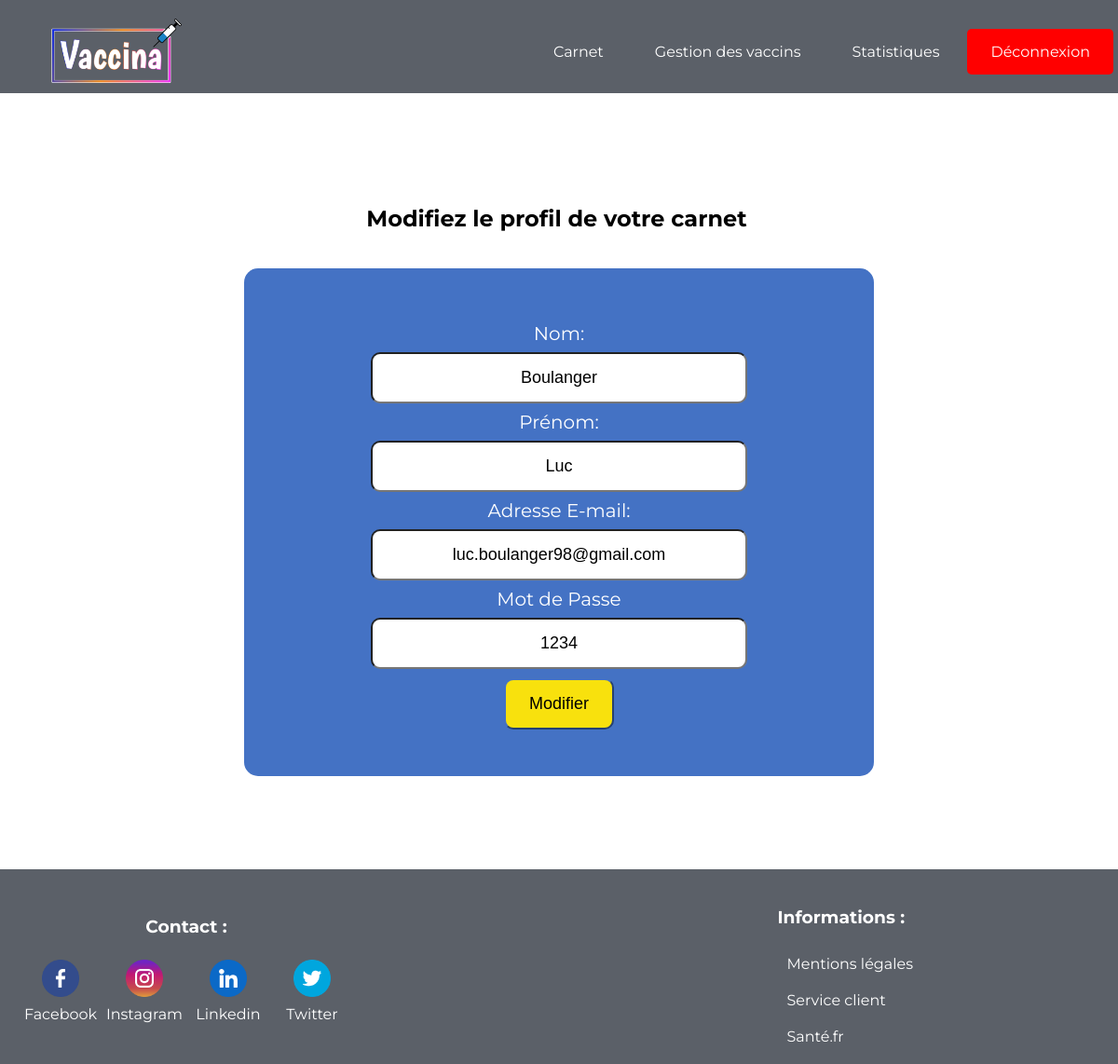
The page /profiladmin.php (signed in) on the database its author committed.
### tables this page shows
CREATE TABLE `utilisateur` (
  `prenom` varchar(30) NOT NULL,
  `nom` varchar(30) NOT NULL,
  `email` varchar(60) NOT NULL,
  `password` varchar(60) NOT NULL,
  `role` varchar(30) NOT NULL,
  `id` int(11) NOT NULL,
  `date_de_naissance` date DEFAULT NULL
);

### profiladmin.php (the view, shortened to what this page needs)
<?php
$pdo = new PDO('mysql:host=localhost;dbname=mon_carnet', "root", "root");
$id = $_SESSION['id'];
$recu_info = $pdo->prepare("SELECT * FROM utilisateur WHERE id = $id");
$recu_info->execute();
$recu_info = $recu_info->fetch();
?>
<?php
if ($_SESSION["connected"] == true){
?>
<!DOCTYPE html>
<html lang="en">
<head>
    <link rel="stylesheet" href="footeradmin.css">
    <link rel="stylesheet" href="profil.css">
</head>
<body>
    <?php
    include("headeradminprofil.php") ?>
    <section class="main">
        <h2>Modifiez le profil de votre carnet </h2><br>
        <form action="#" method="POST">
            <div>
                <label for="prenom">Nom:</label>
                <input type="nom" name="nom" value="<?php
                                                    echo ($recu_info['nom']);
                                                    ?>">
            </div>
            <div>
                <label for="prenom">Prénom:</label>
                <input type="prenom" name="prenom" value="<?php
                                                            echo ($recu_info['prenom']);
                                                            ?>">
            </div>
            <div> <label for="prenom">Adresse E-mail:</label>
                <input type="email" name="email" value="<?php
                                                        echo ($recu_info['email']);
                                                        ?>">
            </div>
            <div> <label for="prenom">Mot de Passe</label>
                <input type="text" name="password" value="<?php
                                                            echo ($recu_info['password']);
                                                            ?>">
            </div>
            <input class="submit-button" type="submit" value="Modifier">
        </form>
    </section>
    <?php
    include("footeradmin.php")
    ?>
</body>
</html>
<?php
}
else{
    header('Location: accueil.php');
}
?>

### profil.css (style rules this page uses)
.main { width: 80%; margin: 100px auto; }
.main div { display: flex; margin: 0 auto; flex-direction: column; width: 70%; }
form { width: 60%; padding: 50px; margin: 0 auto; text-align: center; background-color: #4472c4; border-radius: 15px; font-size: 20px; color: white; line-height: 2; }
form input { text-align: center; font-size: large; }
h2 { padding: 20px; padding-left: 15px; text-align: center; }
.submit-button { background: #f8e10d; color: black; border-style: outset; border-color: #4472c4; text-shadow: none; margin-top: 10px; }
select, input { padding: 15px 25px; border-radius: 10px; }

### headeradmin.css (style rules this page uses)
* { margin: 0; padding: 0; }
body { font-family: "Montserrat", sans-serif; }

### rows shown on the page
utilisateur: nom "Boulanger", prenom "Luc", email "luc.boulanger98@gmail.com", password "1234"
